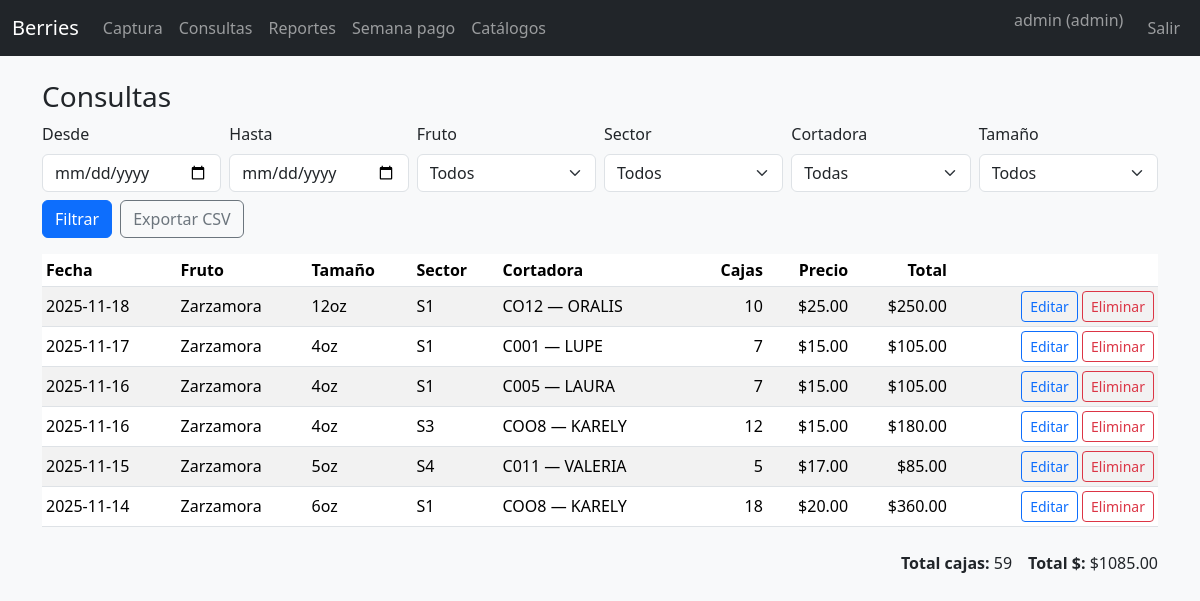
The page /harvests (signed in) on the database its author committed.
### models.py (models this page shows)
class User(Base):
    __tablename__ = "users"
    id = Column(Integer, primary_key=True)
    username = Column(String(50), unique=True, nullable=False)
    password_hash = Column(String(200), nullable=False)
    role = Column(String(20), nullable=False, default="capturista")
    active = Column(Integer, default=1)

class Harvest(Base):
    __tablename__ = "harvests"
    id = Column(Integer, primary_key=True)
    date = Column(Date, nullable=False)
    fruit_id  = Column(Integer, ForeignKey("fruits.id"), nullable=False)
    sector_id = Column(Integer, ForeignKey("sectors.id"), nullable=False)
    picker_id = Column(Integer, ForeignKey("pickers.id"), nullable=False)
    size_id   = Column(Integer, ForeignKey("box_sizes.id"), nullable=False)
    boxes = Column(Integer, nullable=False, default=0)
    price_per_box = Column(Numeric(10,2), nullable=False, default=0)
    total = Column(Numeric(12,2), nullable=False, default=0)
    created_by = Column(Integer, ForeignKey("users.id"))
    created_at = Column(DateTime, default=datetime.utcnow)
    fruit = relationship("Fruit")
    sector = relationship("Sector")
    picker = relationship("Picker")
    size   = relationship("BoxSize")
    creator= relationship("User")

class Fruit(Base):
    __tablename__ = "fruits"
    id = Column(Integer, primary_key=True)
    name = Column(String(50), unique=True, nullable=False)
    active = Column(Integer, default=1)

class BoxSize(Base):
    __tablename__ = "box_sizes"
    id = Column(Integer, primary_key=True)
    name = Column(String(20), unique=True, nullable=False)
    active = Column(Integer, default=1)

class Sector(Base):
    __tablename__ = "sectors"
    id = Column(Integer, primary_key=True)
    code = Column(String(20), unique=True, nullable=False)
    description = Column(String(100))
    active = Column(Integer, default=1)

class Picker(Base):
    __tablename__ = "pickers"
    id = Column(Integer, primary_key=True)
    code = Column(String(20), unique=True, nullable=False)
    name = Column(String(100), nullable=False)
    active = Column(Integer, default=1)

### app.py (the view)
@app.route("/harvests")
@login_required
def harvest_list():
    db=get_db(); q=db.query(Harvest)
    df=request.args.get("date_from"); dt=request.args.get("date_to")
    fruit_id=request.args.get("fruit_id"); sector_id=request.args.get("sector_id")
    picker_id=request.args.get("picker_id"); size_id=request.args.get("size_id")
    if df: q=q.filter(Harvest.date>=datetime.strptime(df,"%Y-%m-%d").date())
    if dt: q=q.filter(Harvest.date<=datetime.strptime(dt,"%Y-%m-%d").date())
    if fruit_id and fruit_id.isdigit():  q=q.filter(Harvest.fruit_id==int(fruit_id))
    if sector_id and sector_id.isdigit():q=q.filter(Harvest.sector_id==int(sector_id))
    if picker_id and picker_id.isdigit():q=q.filter(Harvest.picker_id==int(picker_id))
    if size_id and size_id.isdigit():    q=q.filter(Harvest.size_id==int(size_id))
    items = q.order_by(Harvest.date.desc(), Harvest.id.desc()).limit(2000).all()
    fruits  = db.query(Fruit).order_by(Fruit.name).all()
    sectors = db.query(Sector).order_by(Sector.code).all()
    pickers = db.query(Picker).order_by(Picker.code).all()
    sizes   = db.query(BoxSize).order_by(BoxSize.name).all()
    total_boxes = sum(i.boxes for i in items) if items else 0
    total_money = sum(float(i.total) for i in items) if items else 0.0
    return render_template("harvest_list.html", items=items, fruits=fruits, sectors=sectors,
                           pickers=pickers, sizes=sizes, total_boxes=total_boxes, total_money=total_money)

### app.py (called while the page is built)
def get_db(): return SessionLocal()

@login_manager.user_loader
def load_user(uid):
    db = get_db()
    u = db.get(User, int(uid))
    return UserAdapter(u) if u else None

@app.context_processor
def inject_today(): return {"today": date.today()}

    @property
    def role(self): return self._u.role

    @property
    def username(self): return self._u.username

### templates/harvest_list.html (shortened to what this page needs)
{% extends 'base.html' %}
{% block content %}
<h3>Consultas</h3>
<form class='row g-2 mb-3' method='get'>
  <div class='col-md-2'><label class='form-label'>Desde</label><input type='date' class='form-control' name='date_from' value='{{ request.args.get('date_from','') }}'></div>
  <div class='col-md-2'><label class='form-label'>Hasta</label><input type='date' class='form-control' name='date_to' value='{{ request.args.get('date_to','') }}'></div>
  <div class='col-md-2'><label class='form-label'>Fruto</label><select class='form-select' name='fruit_id'><option value=''>Todos</option></select></div>
  <div class='col-md-2'><label class='form-label'>Sector</label><select class='form-select' name='sector_id'><option value=''>Todos</option></select></div>
  <div class='col-md-2'><label class='form-label'>Cortadora</label><select class='form-select' name='picker_id'><option value=''>Todas</option></select></div>
  <div class='col-md-2'><label class='form-label'>Tamaño</label><select class='form-select' name='size_id'><option value=''>Todos</option></select></div>
  <div class='col-12 d-flex align-items-end mt-2'>
    <button class='btn btn-primary me-2'>Filtrar</button>
    <a class='btn btn-outline-secondary' href='{{ url_for('export_csv') }}?date_from={{ request.args.get('date_from','') }}&date_to={{ request.args.get('date_to','') }}&fruit_id={{ request.args.get('fruit_id','') }}&sector_id={{ request.args.get('sector_id','') }}&picker_id={{ request.args.get('picker_id','') }}&size_id={{ request.args.get('size_id','') }}'>Exportar CSV</a>
  </div>
</form>
<div class='table-responsive'><table class='table table-sm table-striped align-middle'>
  <thead><tr><th>Fecha</th><th>Fruto</th><th>Tamaño</th><th>Sector</th><th>Cortadora</th><th class='text-end'>Cajas</th><th class='text-end'>Precio</th><th class='text-end'>Total</th><th></th></tr></thead>
  <tbody>
    {% for i in items %}
    <tr>
      <td>{{ i.date }}</td><td>{{ i.fruit.name }}</td><td>{{ i.size.name }}</td><td>{{ i.sector.code }}</td><td>{{ i.picker.code }} — {{ i.picker.name }}</td>
      <td class='text-end'>{{ i.boxes }}</td><td class='text-end'>${{ '%.2f'|format(i.price_per_box) }}</td><td class='text-end'>${{ '%.2f'|format(i.total) }}</td>
      <td class='text-end'>
        <a class='btn btn-sm btn-outline-primary' href='{{ url_for('harvest_edit', hid=i.id) }}'>Editar</a>
        {% if current_user.role=='admin' %}
        <form class='d-inline' method='post' action='{{ url_for("harvest_delete", hid=i.id) }}' onsubmit="return confirm('¿Eliminar registro?');">
          <button class='btn btn-sm btn-outline-danger'>Eliminar</button>
        </form>
        {% endif %}
      </td>
    </tr>
    {% endfor %}
  </tbody>
</table></div>
<div class='mt-2 d-flex justify-content-end gap-3'>
  <div><b>Total cajas:</b> {{ total_boxes }}</div>
  <div><b>Total $:</b> ${{ '%.2f'|format(total_money) }}</div>
</div>
{% endblock %}

### templates/base.html (shortened to what this page needs)
<!doctype html>
<html lang="es">
<head>
  <link href="https://cdn.jsdelivr.net/npm/bootstrap@5.3.3/dist/css/bootstrap.min.css" rel="stylesheet">
</head>
<body class="bg-light">
<nav class="navbar navbar-expand-lg navbar-dark bg-dark">
  <div class="container-fluid">
    <a class="navbar-brand" href="{{ url_for('index') }}">Berries</a>
    <div class="collapse navbar-collapse" id="navbars">
      <ul class="navbar-nav me-auto">
        {% if current_user.is_authenticated %}
          <li class="nav-item"><a class="nav-link" href="{{ url_for('harvest_new') }}">Captura</a></li>
          <li class="nav-item"><a class="nav-link" href="{{ url_for('harvest_list') }}">Consultas</a></li>
          <li class="nav-item"><a class="nav-link" href="{{ url_for('reports') }}">Reportes</a></li>
          <li class="nav-item"><a class="nav-link" href="{{ url_for('weekly') }}">Semana pago</a></li>
          {% if current_user.role == 'admin' %}
            <li class="nav-item"><a class="nav-link" href="{{ url_for('catalogs') }}">Catálogos</a></li>
          {% endif %}
        {% endif %}
      </ul>
      <ul class="navbar-nav">
        {% if current_user.is_authenticated %}
          <li class="nav-item"><span class="navbar-text me-3">{{ current_user.username }} ({{ current_user.role }})</span></li>
          <li class="nav-item"><a class="nav-link" href="{{ url_for('logout') }}">Salir</a></li>
        {% else %}
          <li class="nav-item"><a class="nav-link" href="{{ url_for('login') }}">Entrar</a></li>
        {% endif %}
      </ul>
    </div>
  </div>
</nav>
<main class="container py-4">
  {% block content %}{% endblock %}
</main>
</body>
</html>

### rows shown on the page
User: username "admin", role "admin"
Harvest: date "2025-11-18", fruit.name "Zarzamora", size.name "12oz", sector.code "S1", picker.code "CO12", picker.name "ORALIS", boxes "10", price_per_box "25.00", total "250.00"
Harvest: date "2025-11-17", fruit.name "Zarzamora", size.name "4oz", sector.code "S1", picker.code "C001", picker.name "LUPE", boxes "7", price_per_box "15.00", total "105.00"
Harvest: date "2025-11-16", fruit.name "Zarzamora", size.name "4oz", sector.code "S1", picker.code "C005", picker.name "LAURA", boxes "7", price_per_box "15.00", total "105.00"
Harvest: date "2025-11-16", fruit.name "Zarzamora", size.name "4oz", sector.code "S3", picker.code "COO8", picker.name "KARELY", boxes "12", price_per_box "15.00", total "180.00"
Harvest: date "2025-11-15", fruit.name "Zarzamora", size.name "5oz", sector.code "S4", picker.code "C011", picker.name "VALERIA", boxes "5", price_per_box "17.00", total "85.00"
Harvest: date "2025-11-14", fruit.name "Zarzamora", size.name "6oz", sector.code "S1", picker.code "COO8", picker.name "KARELY", boxes "18", price_per_box "20.00", total "360.00"

### other values the page prints
{{ total_boxes }} "59"
{{ '%.2f'|format(total_money) }} "1085.00"
